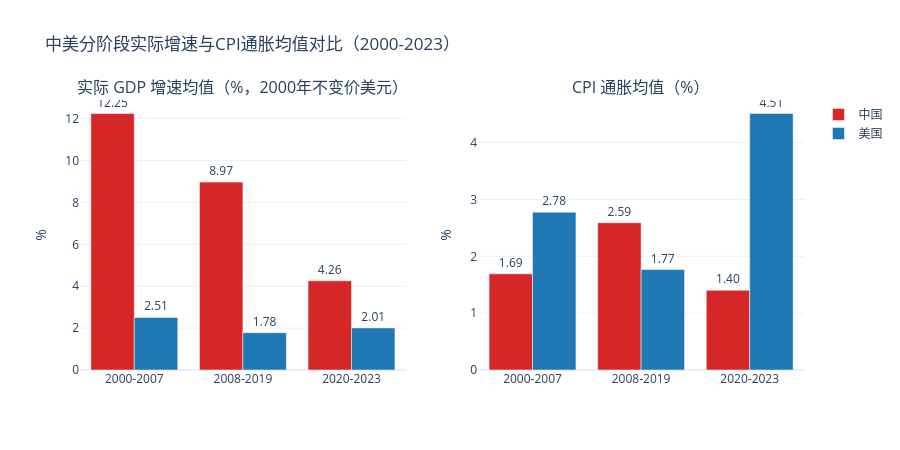

Write notebook code for a chart like this one.
### Code cell
# [C29]
fig5 = make_subplots(rows=1, cols=2, subplot_titles=('实际 GDP 增速均值（%，2000年不变价美元）','CPI 通胀均值（%）'))
for c,colr in [('CHN','#d62728'),('USA','#1f77b4')]:
    nm = '中国' if c=='CHN' else '美国'
    fig5.add_trace(go.Bar(x=seg_lab, y=[out5.loc[s,'real_g_'+c] for s in seg_lab], name=nm,
                          marker_color=colr, text=[f"{out5.loc[s,'real_g_'+c]:.2f}" for s in seg_lab],
                          textposition='outside'), row=1, col=1)
    fig5.add_trace(go.Bar(x=seg_lab, y=[out5.loc[s,'cpi_'+c] for s in seg_lab], name=nm,
                          marker_color=colr, showlegend=False,
                          text=[f"{out5.loc[s,'cpi_'+c]:.2f}" for s in seg_lab],
                          textposition='outside'), row=1, col=2)
fig5.update_yaxes(title_text='%', row=1, col=1); fig5.update_yaxes(title_text='%', row=1, col=2)
fig5.update_layout(title='中美分阶段实际增速与CPI通胀均值对比（2000-2023）', barmode='group', height=450)
fig5.show()
print('分段样本量（增速观测数）:', dict(zip(seg_lab,[int(seg_tab[(seg_tab.seg==s)&(seg_tab.code=='CHN')].n_g.iloc[0]) for s in seg_lab])))

### Figure 1 — Plotly figure (JSON) as saved in the notebook; plotly's stock layout.template omitted (floating-point values rounded to 4 significant figures)
{"data": [{"marker": {"color": "#d62728"}, "name": "中国", "text": ["12.25", "8.97", "4.26"], "textposition": "outside", "type": "bar", "x": ["2000-2007", "2008-2019", "2020-2023"], "xaxis": "x", "y": [12.25, 8.974, 4.26], "yaxis": "y"}, {"marker": {"color": "#d62728"}, "name": "中国", "showlegend": false, "text": ["1.69", "2.59", "1.40"], "textposition": "outside", "type": "bar", "x": ["2000-2007", "2008-2019", "2020-2023"], "xaxis": "x2", "y": [1.691, 2.591, 1.402], "yaxis": "y2"}, {"marker": {"color": "#1f77b4"}, "name": "美国", "text": ["2.51", "1.78", "2.01"], "textposition": "outside", "type": "bar", "x": ["2000-2007", "2008-2019", "2020-2023"], "xaxis": "x", "y": [2.51, 1.784, 2.009], "yaxis": "y"}, {"marker": {"color": "#1f77b4"}, "name": "美国", "showlegend": false, "text": ["2.78", "1.77", "4.51"], "textposition": "outside", "type": "bar", "x": ["2000-2007", "2008-2019", "2020-2023"], "xaxis": "x2", "y": [2.776, 1.767, 4.513], "yaxis": "y2"}], "layout": {"annotations": [{"font": {"size": 16}, "showarrow": false, "text": "实际 GDP 增速均值（%，2000年不变价美元）", "x": 0.225, "xanchor": "center", "xref": "paper", "y": 1.0, "yanchor": "bottom", "yref": "paper"}, {"font": {"size": 16}, "showarrow": false, "text": "CPI 通胀均值（%）", "x": 0.775, "xanchor": "center", "xref": "paper", "y": 1.0, "yanchor": "bottom", "yref": "paper"}], "barmode": "group", "height": 450, "title": {"text": "中美分阶段实际增速与CPI通胀均值对比（2000-2023）"}, "xaxis": {"anchor": "y", "domain": [0.0, 0.45]}, "xaxis2": {"anchor": "y2", "domain": [0.55, 1.0]}, "yaxis": {"anchor": "x", "domain": [0.0, 1.0], "title": {"text": "%"}}, "yaxis2": {"anchor": "x2", "domain": [0.0, 1.0], "title": {"text": "%"}}}}
